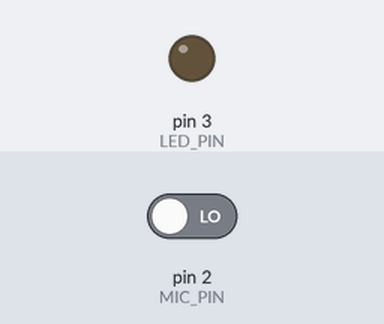
Simulated run of this sketch. Board: Arduino Uno, built with avr-gcc and run on an emulated ATmega328P. Shown: output pins drawn as LEDs (lit = HIGH). Dashed ring = blinking. Inputs (shaded band) come from the test bench; at power-on: pin 2 (MIC_PIN) LOW.

Above: at 1.2 s.
1.3 s: pin 2 (MIC_PIN) driven HIGH
At 1.37 s:
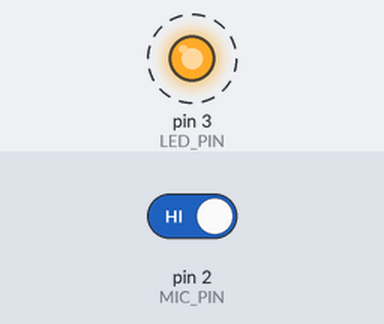
4.3 s: pin 2 (MIC_PIN) driven LOW
At 4.9 s:
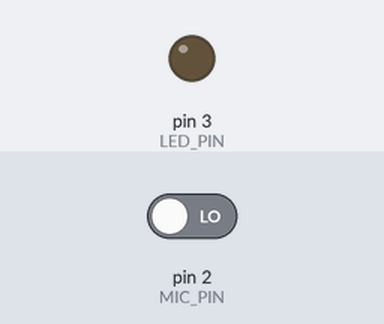
Timing chart, 0 to 7.3 s (numbered marks = the images above; inputs shaded):
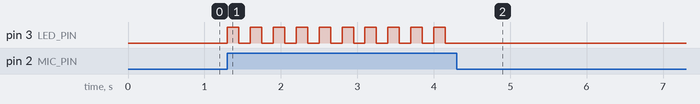

The sketch:

led_sensor.ino
```cpp
// Pins
const byte MIC_PIN = 2;   // Sound sensor digital output
const byte LED_PIN = 3;   // LED (or external LED + resistor)

// Settings
const byte BLINK_COUNT = 5;
const unsigned int BLINK_DELAY_MS = 150;

void setup() {
  pinMode(MIC_PIN, INPUT);
  pinMode(LED_PIN, OUTPUT);

  digitalWrite(LED_PIN, LOW);
  Serial.begin(9600);
}

void loop() {
  // Read the sound sensor value (HIGH = noise detected)
  int micValue = digitalRead(MIC_PIN);

  if (micValue == HIGH) {
    // Blink 5 times
    for (byte i = 0; i < BLINK_COUNT; i++) {
      digitalWrite(LED_PIN, HIGH);
      delay(BLINK_DELAY_MS);
      digitalWrite(LED_PIN, LOW);
      delay(BLINK_DELAY_MS);
    }
  } else {
    // No noise -> LED OFF
    digitalWrite(LED_PIN, LOW);
  }
}
```

Measured:
- after the input at 1.3 s, pin 3 (LED_PIN): alternates HIGH for 0.15 s and LOW for 0.15 s, starting at once
- after the input at 4.3 s, pin 3 (LED_PIN): stops changing and stays LOW
